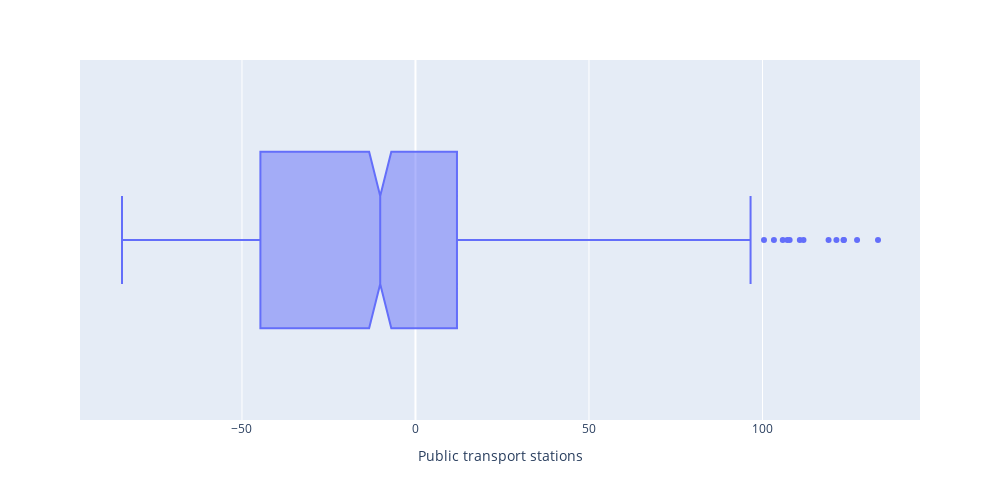

Write notebook code for a chart like this one.
### Code cell
px.box(
    ts_transit,
    x="transit_stations",
    notched=True,
    labels={"transit_stations": helper.TITLES[3]},
    width=PLOT_WIDTH,
    height=PLOT_HEIGHT,
)

### Figure 1 — Plotly figure (JSON) as saved in the notebook; plotly's stock layout.template omitted (floating-point values rounded to 4 significant figures; data arrays with more than 128 entries replaced by an {"elided": "..."} marker saying what was removed)
{"data": [{"alignmentgroup": "True", "hovertemplate": "Public transport stations=%{x}<extra></extra>", "legendgroup": "", "marker": {"color": "#636efa"}, "name": "", "notched": true, "offsetgroup": "", "orientation": "h", "showlegend": false, "type": "box", "x": {"elided": "775 float values"}, "x0": " ", "xaxis": "x", "y0": " ", "yaxis": "y"}], "layout": {"boxmode": "group", "height": 500, "legend": {"tracegroupgap": 0}, "margin": {"t": 60}, "width": 1000, "xaxis": {"anchor": "y", "domain": [0, 1], "title": {"text": "Public transport stations"}}, "yaxis": {"anchor": "x", "domain": [0, 1]}}}
